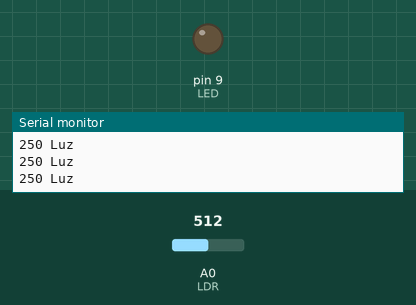
This sketch was run on a simulated Arduino Uno, built with avr-gcc and run on an emulated ATmega328P. Shown: output pins drawn as LEDs (lit = HIGH), the last lines printed to the serial monitor. The inputs (shaded band) are chosen by the test bench; at power-on: A0 (LDR) = 512.

Above: at 1.2 s.
1.3 s: A0 (LDR) set to 991
3.0 s: A0 (LDR) set to 1014
At 4.5 s:
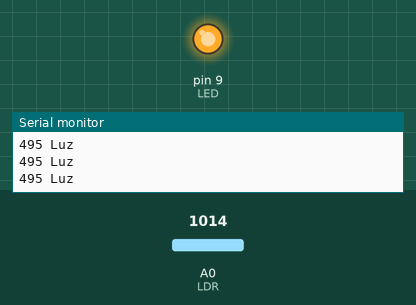
4.8 s: A0 (LDR) set to 900
At 6.0 s:
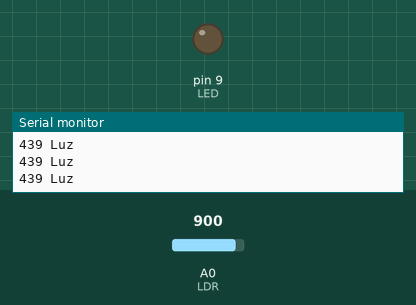
6.6 s: A0 (LDR) set to 1023
At 7.5 s:
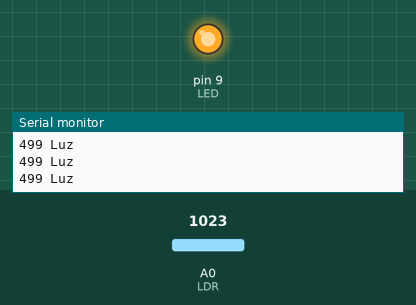
Timing chart, 0 to 9.4 s (numbered marks = the images above; inputs shaded):
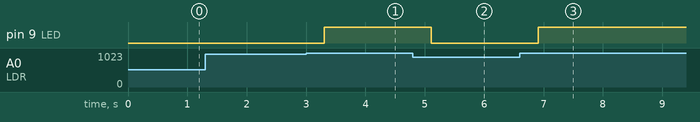

The sketch:

6._LightSensonr.ino
```cpp
#define LED 9     //El LED esta conectado en el pin 9
#define LDR 0     //El LDR esta conectador en el pin A0

int luz = 0;
int valor_sensor = 0;
int valor_limite = 490;  //Este valor hara que el LED cambie de estado a una determinada luminosidad (podeis con distintos valores para ajustar la sensibilidad)


void setup() {      //Configuracion de los pin como entrada o salida
  Serial.begin(9600);
  pinMode(LED,OUTPUT);
  pinMode(LDR,INPUT);
}

void loop ()  //Configuracion de los valores del LDR
{
  valor_sensor = analogRead(LDR);
  luz = (5.0 * valor_sensor * 100.0)/1024.0;
  Serial.print(luz);
  Serial.println(" Luz");
  delay(300);

  if (luz <= valor_limite)   //Si el valor de luz es menor o igual que el valor limite
  {
    digitalWrite (LED, LOW);  //El led se apaga
  }
  if (luz > valor_limite)   //Si es mayor que el valor limite
  {
    digitalWrite (LED, HIGH);  //El led se eniende
  }
}
```

Measured:
- the behaviour switches between 1005 and 1006 on A0 (LDR) (found by bisection; images 0 and 1)
- after the input at 3.0 s, pin 9 (LED): LOW → HIGH after 0.30 s
- after the input at 4.8 s, pin 9 (LED): HIGH → LOW after 0.31 s
- after the input at 6.6 s, pin 9 (LED): LOW → HIGH after 0.31 s
